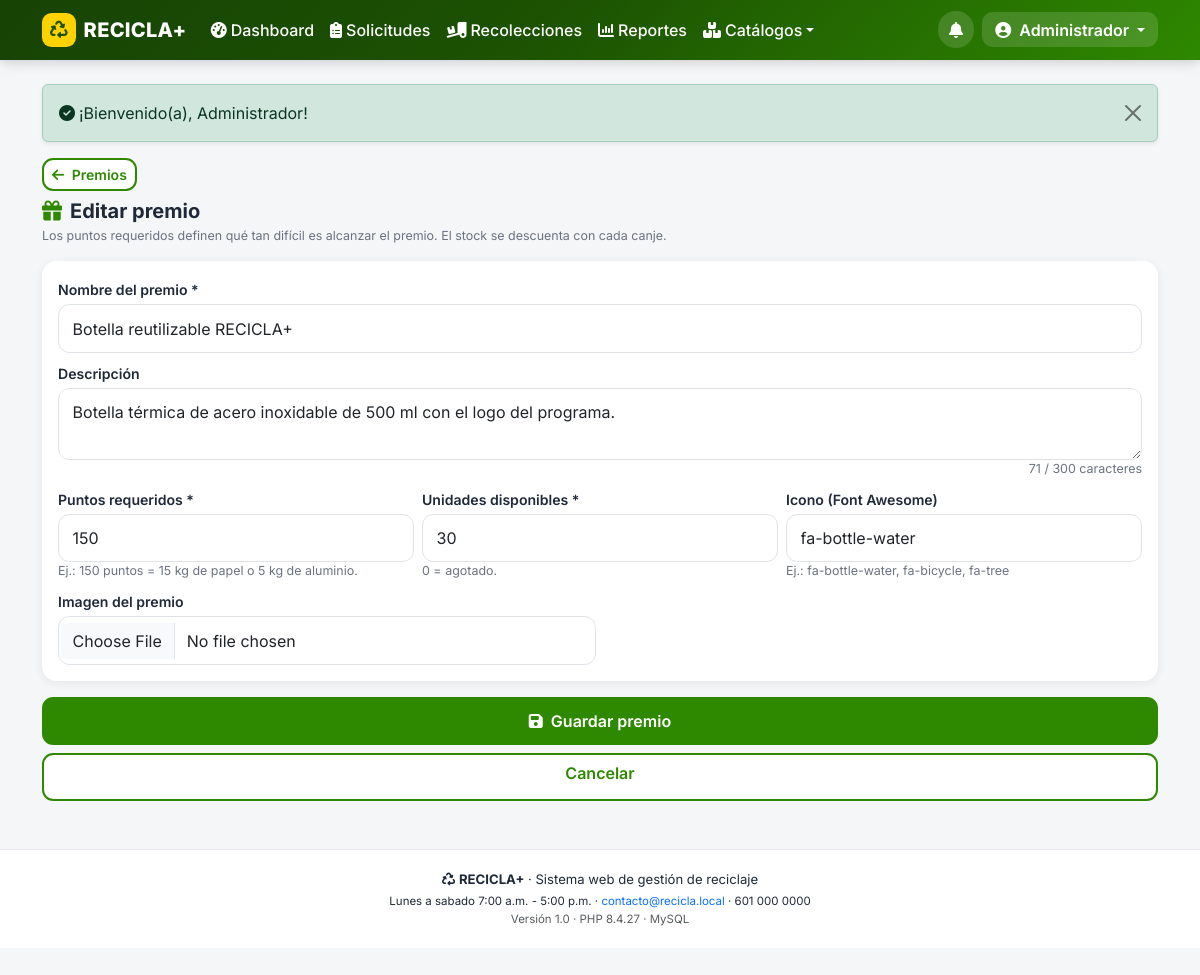
The app's page /index.php?p=a_premio&id=1 (signed in) with its own data.
### tables this page shows
CREATE TABLE usuarios (
  id                  INT UNSIGNED NOT NULL AUTO_INCREMENT,
  rol_id              TINYINT UNSIGNED NOT NULL,
  empresa_id          INT UNSIGNED NULL,           
  nombres             VARCHAR(80)  NOT NULL,
  apellidos           VARCHAR(80)  NOT NULL,
  documento           VARCHAR(20)  NOT NULL,
  telefono            VARCHAR(20)  NULL,
  email               VARCHAR(120) NOT NULL,
  password            VARCHAR(255) NOT NULL,       
  direccion           VARCHAR(160) NULL,
  barrio              VARCHAR(60)  NULL,
  ciudad              VARCHAR(60)  NULL,
  estado              ENUM('activo','inactivo') NOT NULL DEFAULT 'activo',
  token_recuperacion  VARCHAR(64)  NULL,
  token_expira        DATETIME     NULL,
  ultimo_acceso       DATETIME     NULL,
  created_at          DATETIME NOT NULL DEFAULT CURRENT_TIMESTAMP,
  PRIMARY KEY (id),
  UNIQUE KEY uk_usuarios_email (email),
  UNIQUE KEY uk_usuarios_documento (documento),
  KEY ix_usuarios_rol (rol_id),
  KEY ix_usuarios_empresa (empresa_id),
  KEY ix_usuarios_ciudad_barrio (ciudad, barrio),
  CONSTRAINT fk_usuarios_rol FOREIGN KEY (rol_id) REFERENCES roles (id),
  CONSTRAINT fk_usuarios_empresa FOREIGN KEY (empresa_id) REFERENCES empresas (id) ON DELETE SET NULL
);

CREATE TABLE premios (
  id                INT UNSIGNED NOT NULL AUTO_INCREMENT,
  nombre            VARCHAR(120) NOT NULL,
  descripcion       VARCHAR(300) NULL,
  puntos_requeridos INT UNSIGNED NOT NULL DEFAULT 100,
  stock             INT NOT NULL DEFAULT 0,
  icono             VARCHAR(40) NOT NULL DEFAULT 'fa-gift',
  imagen            VARCHAR(180) NULL,
  estado            ENUM('activo','inactivo') NOT NULL DEFAULT 'activo',
  created_at        DATETIME NOT NULL DEFAULT CURRENT_TIMESTAMP,
  PRIMARY KEY (id),
  UNIQUE KEY uk_premios_nombre (nombre),
  KEY ix_premios_estado (estado),
  KEY ix_premios_puntos (puntos_requeridos)
);

### controllers/AdminController.php (called while the page is built, shortened)
<?php
final class AdminController
{
    public function premioForm(): void
    {
        $id = get_int('id');
        vista('admin/premio_form', [
            'titulo' => $id > 0 ? 'Editar premio' : 'Nuevo premio',
            'p'      => $id > 0 ? Puntos::premio($id) : null,
        ]);
    }
}

### index.php (called while the page is built, shortened)
<?php
require __DIR__ . '/config/config.php';
$p = (string) ($_GET['p'] ?? 'inicio');
[$controlador, $metodo, $rolRequerido] = $rutas[$p];
if ($rolRequerido !== null) {
    exigirRol($rolRequerido);
}
try {
    (new $controlador())->$metodo();
} catch (Throwable $e) {
    error_log('[RECICLA+] ' . $e->getMessage() . ' @ ' . $e->getFile() . ':' . $e->getLine());
    http_response_code(500);
    vista('errores/500', ['titulo' => 'Error del sistema', 'mensaje' => $e->getMessage()]);
}

### models/Puntos.php (called while the page is built, shortened)
<?php
final class Puntos
{
    public static function premio(int $id): ?array
    {
        $st = db()->prepare('SELECT * FROM premios WHERE id = ?');
        $st->execute([$id]);
        return $st->fetch() ?: null;
    }
}

### views/admin/premio_form.php (the view, shortened to what this page needs)
<a class="btn btn-sm btn-outline-recicla mb-2" href="<?= e(url('a_premios')) ?>"><i class="fa-solid fa-arrow-left me-1"></i> Premios</a>
<h1 class="h5 fw-bold mb-1"><i class="fa-solid fa-gift texto-verde me-2"></i><?= e($titulo) ?></h1>
<p class="hint">Los puntos requeridos definen qué tan difícil es alcanzar el premio. El stock se descuenta con cada canje.</p>
<form method="post" action="<?= e(url('a_premio_post')) ?>" enctype="multipart/form-data" novalidate>
  <div class="tarjeta-form">
    <div class="row g-2">
      <div class="col-12">
        <label class="form-label" for="nombre">Nombre del premio *</label>
        <input class="form-control form-control-lg" id="nombre" name="nombre" required maxlength="120" value="<?= e((string) ($p['nombre'] ?? '')) ?>">
      </div>
      <div class="col-12">
        <label class="form-label" for="descripcion">Descripción</label>
        <textarea class="form-control" id="descripcion" name="descripcion" rows="2" maxlength="300"><?= e((string) ($p['descripcion'] ?? '')) ?></textarea>
      </div>
      <div class="col-6 col-md-4">
        <label class="form-label" for="puntos_requeridos">Puntos requeridos *</label>
        <input class="form-control form-control-lg" type="number" min="1" step="1" id="puntos_requeridos" name="puntos_requeridos" required
               value="<?= e((string) ($p['puntos_requeridos'] ?? 100)) ?>">
        <div class="hint">Ej.: 150 puntos = 15 kg de papel o 5 kg de aluminio.</div>
      </div>
      <div class="col-6 col-md-4">
        <label class="form-label" for="stock">Unidades disponibles *</label>
        <input class="form-control form-control-lg" type="number" min="0" step="1" id="stock" name="stock" required
               value="<?= e((string) ($p['stock'] ?? 10)) ?>">
        <div class="hint">0 = agotado.</div>
      </div>
      <div class="col-12 col-md-4">
        <label class="form-label" for="icono">Icono (Font Awesome)</label>
        <input class="form-control" id="icono" name="icono" maxlength="40" value="<?= e((string) ($p['icono'] ?? 'fa-gift')) ?>">
        <div class="hint">Ej.: fa-bottle-water, fa-bicycle, fa-tree</div>
      </div>
      <div class="col-12 col-md-6">
        <label class="form-label" for="imagen">Imagen del premio</label>
        <input class="form-control" type="file" id="imagen" name="imagen" accept="image/*" data-foto data-max="<?= (int) MAX_FOTO_BYTES ?>">
      </div>
    </div>
  </div>
  <div class="d-grid gap-2">
    <button class="btn btn-recicla btn-accion" type="submit"><i class="fa-solid fa-floppy-disk me-2"></i>Guardar premio</button>
    <a class="btn btn-outline-recicla btn-accion" href="<?= e(url('a_premios')) ?>">Cancelar</a>
  </div>
</form>

### views/layouts/header.php (shortened to what this page needs)
<?php
$u = $usuario ?? null;
$nav = $navTipo ?? '';
$sysName = config_get('nombre_sistema', 'RECICLA+');
?>
<!doctype html>
<html lang="es">
<head>
<link href="https://cdn.jsdelivr.net/npm/bootstrap@5.3.3/dist/css/bootstrap.min.css" rel="stylesheet">
<link href="https://cdnjs.cloudflare.com/ajax/libs/font-awesome/6.5.2/css/all.min.css" rel="stylesheet">
<link rel="stylesheet" href="<?= e(BASE_URL) ?>/assets/css/recicla.css">
</head>
<body class="rol-<?= e($nav !== '' ? $nav : 'publico') ?><?= $u ? ' con-nav-inferior' : '' ?>">
<nav class="navbar navbar-expand-lg navbar-recicla sticky-top">
  <div class="container">
    <a class="navbar-brand d-flex align-items-center gap-2" href="<?= e(url($u ? ($u['rol'] === 'ciudadano' ? 'panel' : ($u['rol'] === 'empresa' ? 'e_panel' : 'a_panel')) : 'inicio')) ?>">
      <span class="marca-icono"><i class="fa-solid fa-recycle"></i></span>
      <span class="marca-texto"><?= e($sysName) ?></span>
    </a>
    <div class="d-flex align-items-center gap-2 order-lg-3">
      <?php if ($u): ?>
        <a class="btn-aviso position-relative" href="<?= e($u['rol'] === 'ciudadano' ? url('notificaciones') : url($u['rol'] === 'empresa' ? 'e_panel' : 'a_panel')) ?>" title="Avisos">
          <i class="fa-solid fa-bell"></i>
        </a>
        <div class="dropdown">
          <button class="btn btn-usuario dropdown-toggle" type="button" data-bs-toggle="dropdown" aria-expanded="false">
            <i class="fa-solid fa-circle-user"></i>
            <span class="d-none d-sm-inline ms-1"><?= e($u['nombres']) ?></span>
          </button>
        </div>
      <?php else: ?>
        <a class="btn btn-sm btn-claro" href="<?= e(url('materiales')) ?>"><i class="fa-solid fa-list-check me-1"></i>Materiales</a>
        <a class="btn btn-sm btn-amarillo" href="<?= e(url('login')) ?>"><i class="fa-solid fa-right-to-bracket me-1"></i>Ingresar</a>
      <?php endif; ?>
    </div>
    <?php if ($u && $nav !== 'ciudadano'): ?>
      <div class="collapse navbar-collapse order-lg-2" id="menuPrincipal">
        <ul class="navbar-nav me-auto mb-2 mb-lg-0">
          <?php if ($nav === 'empresa'): ?>
            <li class="nav-item"><a class="nav-link <?= activo('e_panel') ?>" href="<?= e(url('e_panel')) ?>"><i class="fa-solid fa-gauge-high me-1"></i>Dashboard</a></li>
            <li class="nav-item"><a class="nav-link <?= activo('e_solicitudes') ?>" href="<?= e(url('e_solicitudes')) ?>"><i class="fa-solid fa-inbox me-1"></i>Solicitudes</a></li>
            <li class="nav-item"><a class="nav-link <?= activo('e_rutas') ?>" href="<?= e(url('e_rutas')) ?>"><i class="fa-solid fa-route me-1"></i>Rutas</a></li>
            <li class="nav-item"><a class="nav-link <?= activo('e_historial') ?>" href="<?= e(url('e_historial')) ?>"><i class="fa-solid fa-truck-ramp-box me-1"></i>Recolecciones</a></li>
            <li class="nav-item"><a class="nav-link <?= activo('e_perfil') ?>" href="<?= e(url('e_perfil')) ?>"><i class="fa-solid fa-building me-1"></i>Mi empresa</a></li>
          <?php else: ?>
            <li class="nav-item"><a class="nav-link <?= activo('a_panel') ?>" href="<?= e(url('a_panel')) ?>"><i class="fa-solid fa-gauge-high me-1"></i>Dashboard</a></li>
            <li class="nav-item"><a class="nav-link <?= activo('a_solicitudes') ?>" href="<?= e(url('a_solicitudes')) ?>"><i class="fa-solid fa-clipboard-list me-1"></i>Solicitudes</a></li>
            <li class="nav-item"><a class="nav-link <?= activo('a_recolecciones') ?>" href="<?= e(url('a_recolecciones')) ?>"><i class="fa-solid fa-truck-ramp-box me-1"></i>Recolecciones</a></li>
            <li class="nav-item"><a class="nav-link <?= activo('a_reportes') ?>" href="<?= e(url('a_reportes')) ?>"><i class="fa-solid fa-chart-column me-1"></i>Reportes</a></li>
            <li class="nav-item dropdown">
              <a class="nav-link dropdown-toggle <?= (activo('a_materiales') . activo('a_categorias')) !== '' ? 'active' : '' ?>" href="#" role="button" data-bs-toggle="dropdown"><i class="fa-solid fa-boxes-stacked me-1"></i>Catálogos</a>
            </li>
          <?php endif; ?>
        </ul>
      </div>
    <?php endif; ?>
  </div>
</nav>
<main id="contenido" class="container py-3 py-lg-4">
<?= flash_render() ?>

### assets/css/recicla.css (style rules this page uses)
:root { --verde: #2e8800; --verde-oscuro: #1c5202; --verde-claro: #e8f5e0; --amarillo: #ffd200; --azul: #0072bc; --gris-fondo: #f4f6f8; --texto: #1f2937; --radio: .9rem; --sombra: 0 2px 10px rgba(0, 0, 0, .07); }
body { font-family: 'Inter', system-ui, -apple-system, 'Segoe UI', sans-serif; background: var(--gris-fondo); color: var(--texto); overflow-x: hidden; padding-bottom: 1rem; }
body.con-nav-inferior { padding-bottom: 5.6rem; }
a { text-decoration: none; }
.navbar-recicla { background: linear-gradient(135deg, #174305, #1c5202 45%, #2e8800); box-shadow: 0 2px 12px rgba(0, 0, 0, .18); }
.navbar-recicla .navbar-brand, .navbar-recicla .nav-link, .navbar-recicla .btn-usuario { color: #fff; }
.navbar-recicla .nav-link { font-weight: 500; border-radius: .5rem; padding: .5rem .75rem; }
.marca-icono { display: inline-flex; align-items: center; justify-content: center; width: 2.1rem; height: 2.1rem; border-radius: .6rem; background: var(--amarillo); color: var(--verde-oscuro); font-size: 1.1rem; }
.marca-texto { font-weight: 800; letter-spacing: .3px; }
.btn-usuario { background: rgba(255, 255, 255, .14); border: 0; border-radius: 2rem; padding: .35rem .8rem; font-weight: 600; }
.btn-aviso { position: relative; color: #fff; width: 2.3rem; height: 2.3rem; border-radius: 50%; display: inline-flex; align-items: center; justify-content: center; background: rgba(255, 255, 255, .14); }
.btn { border-radius: .7rem; font-weight: 600; }
.btn-recicla { background: var(--verde); color: #fff; border: 0; }
.btn-outline-recicla { border: 2px solid var(--verde); color: var(--verde); background: #fff; }
.btn-accion { min-height: 3rem; }
.form-label { font-weight: 600; font-size: .88rem; margin-bottom: .25rem; }
.form-control, .form-select { border-radius: .7rem; padding: .7rem .85rem; border-color: #dfe3e8; }
.form-control-lg, .form-select-lg { font-size: 1rem; }
.tarjeta-form { background: #fff; border-radius: var(--radio); box-shadow: var(--sombra); padding: 1rem; margin-bottom: 1rem; }
.hint { font-size: .78rem; color: #6b7280; }
.texto-verde { color: var(--verde) !important; }

### records on screen
usuarios: nombres "Administrador"
premios: nombre "Botella reutilizable RECICLA+", descripcion "Botella térmica de acero inoxidable de 500 ml con el logo del programa.", puntos_requeridos "150", stock "30", icono "fa-bottle-water"

### other values on screen
$sysName "RECICLA+"
$f['msg'] "¡Bienvenido(a), Administrador!"
$titulo "Editar premio"
config_get('nombre_sistema', 'RECICLA+') "RECICLA+"
config_get('horario_atencion', '') "Lunes a sabado 7:00 a.m. - 5:00 p.m."
config_get('email_contacto', '') "contacto@recicla.local"
config_get('telefono_contacto', '') "601 000 0000"
config_get('version', '1.0') "1.0"
PHP_VERSION "8.4.27"
